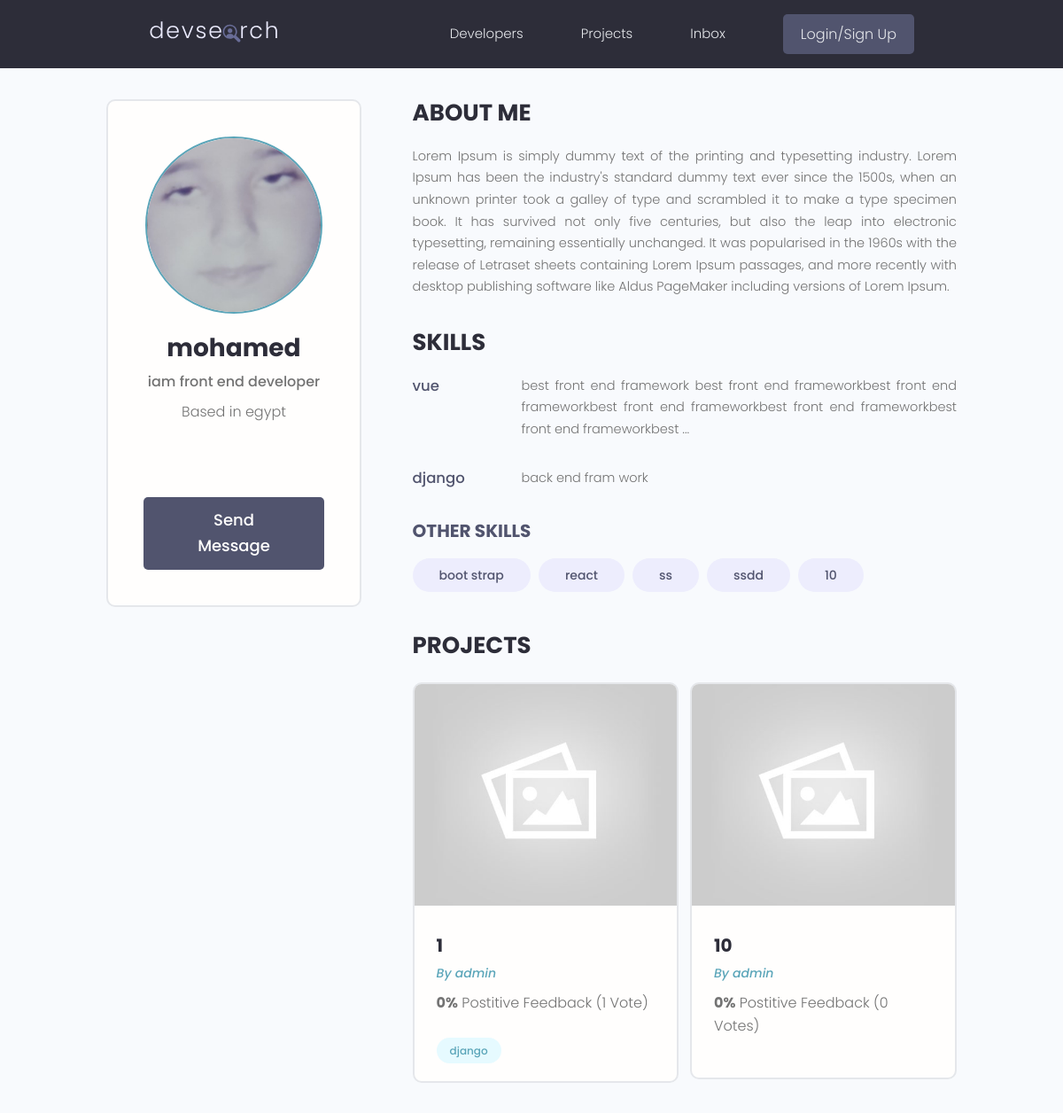
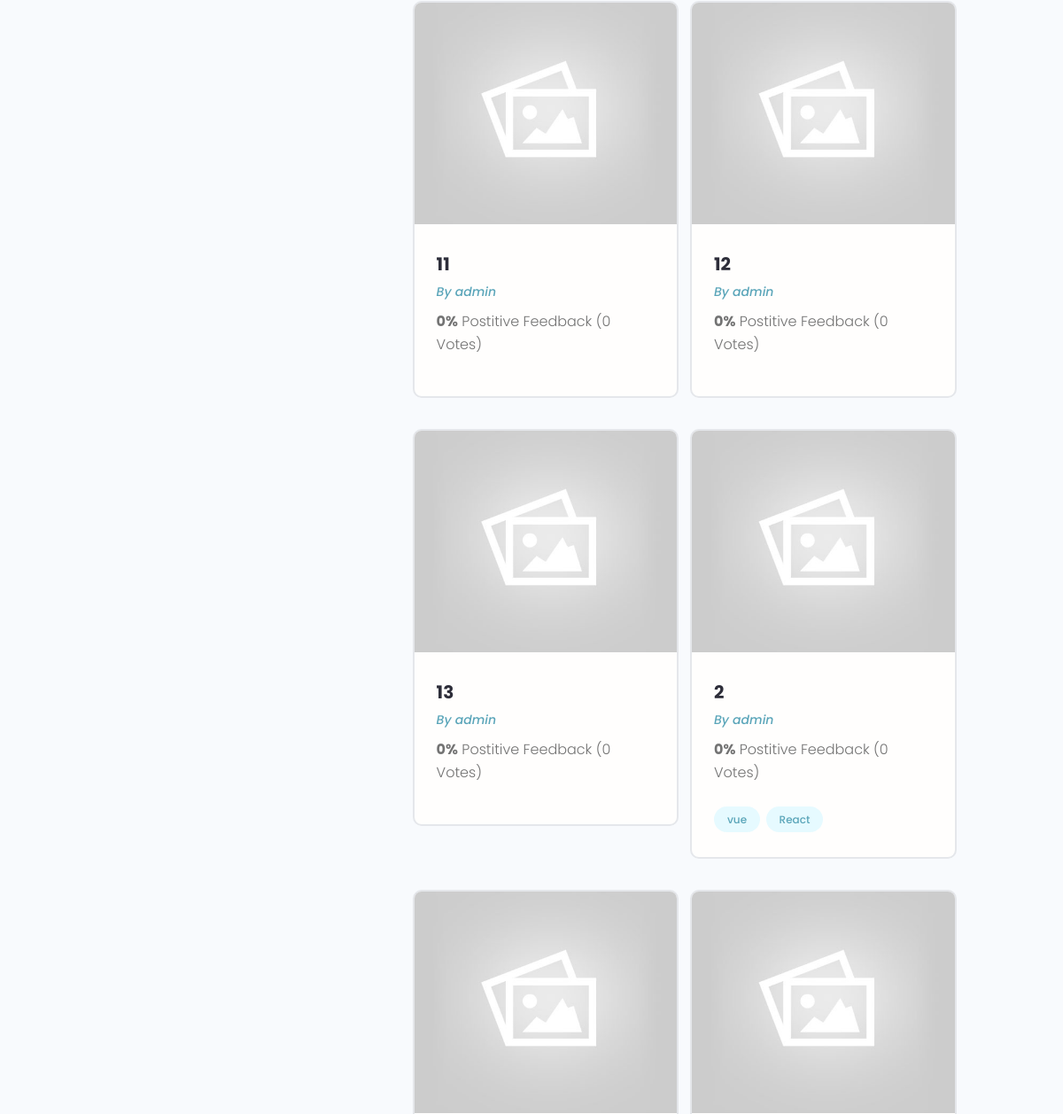
Page /profile/0748c0b3-2df6-4669-8013-1fe528268a94 (upper part) on the earlier database version (2 pictures, top to bottom).
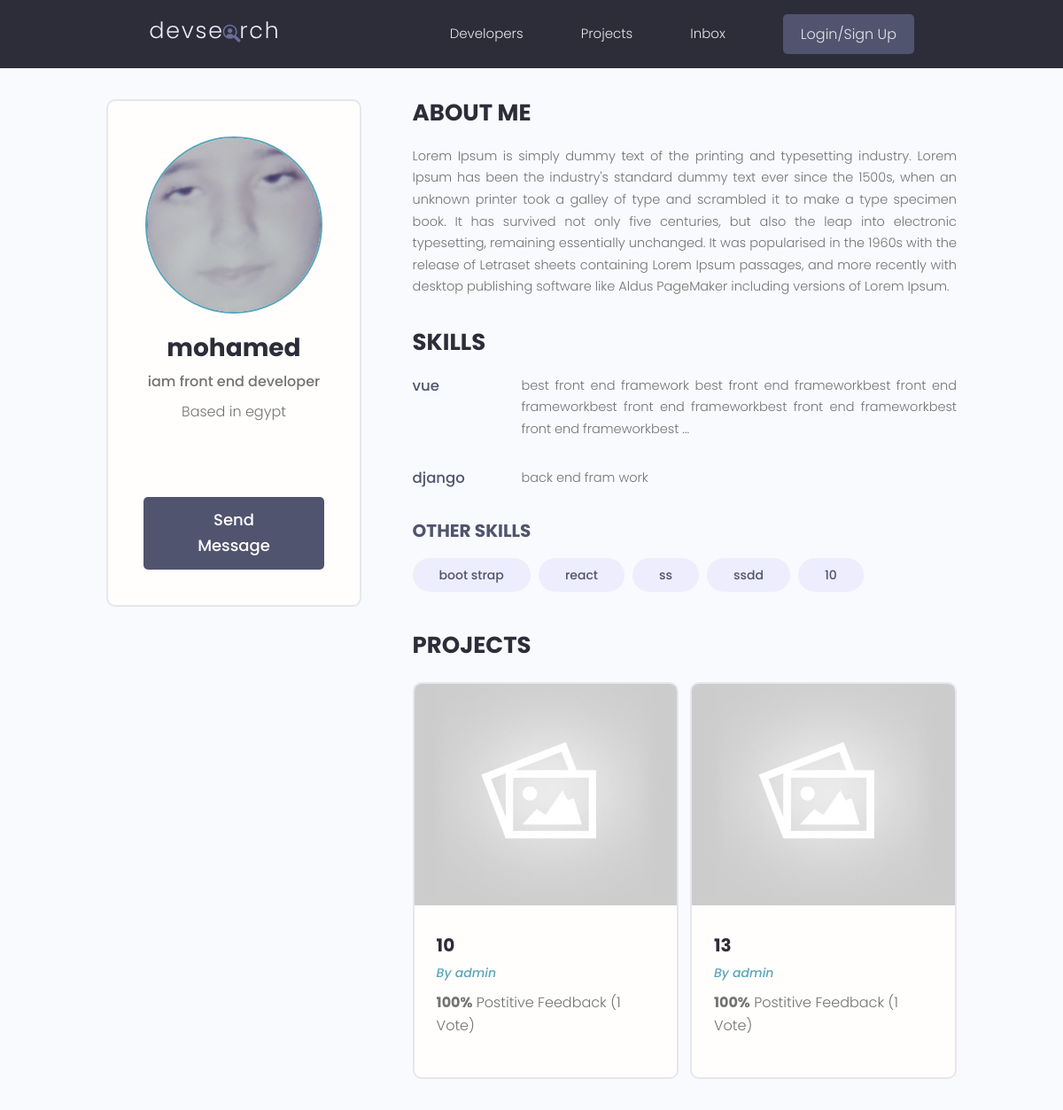
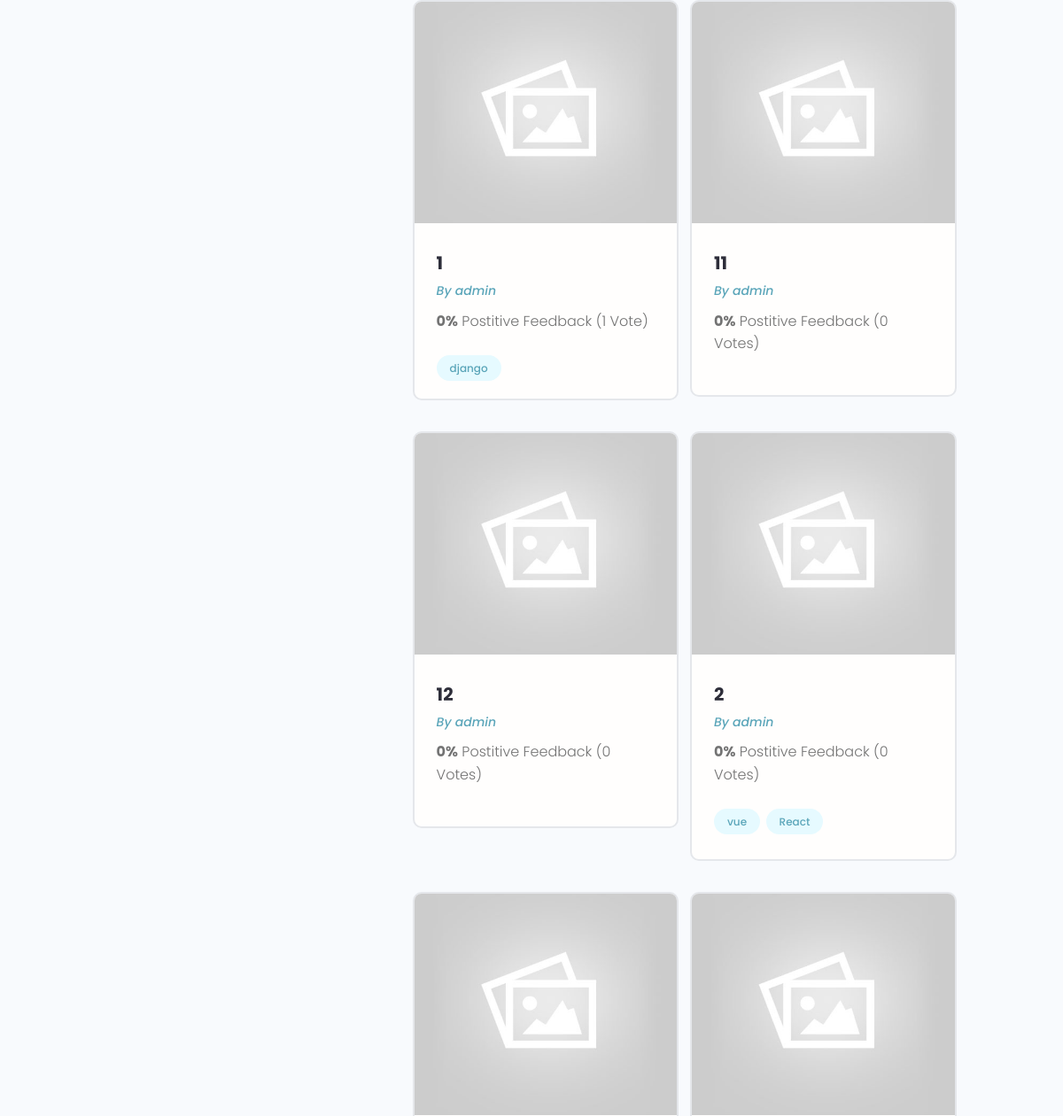
Same page on the later database version (2 pictures, top to bottom).
### users/models.py (models this page shows)
class Skill(models.Model):
    id = models.UUIDField(default=uuid.uuid4, unique=True,
                            primary_key=True, editable=False)
    owner = models.ForeignKey(Profile, on_delete=models.CASCADE)
    name = models.CharField(max_length=200, null=True, blank=True)
    description = models.TextField(null=True, blank=True)
    created = models.DateTimeField(auto_now_add=True)
    def __str__(self):
        return self.name

class Profile(models.Model):
    id = models.UUIDField(default=uuid.uuid4, unique=True,
                            primary_key=True, editable=False)
    user = models.OneToOneField(
        User, null=True, blank=True, on_delete=models.CASCADE)
    name = models.CharField(max_length=200, null=True, blank=True)
    user_name = models.CharField(max_length=200, null=True, blank=True)
    email = models.EmailField(null=True, blank=True)
    headline = models.CharField(max_length=800, null=True, blank=True)
    bio = models.TextField(null=True, blank=True)
    location = models.CharField(max_length=200, null=True, blank=True)
    profile_image = models.ImageField(
        null=True, blank=True, upload_to="profiles/", default="profiles/user-default.png")
    social_github = models.URLField(max_length=200, null=True, blank=True)
    social_twitter = models.URLField(max_length=200, null=True, blank=True)
    social_linkedin = models.URLField(max_length=200, null=True, blank=True)
    social_youtube = models.URLField(max_length=200, null=True, blank=True)
    social_website = models.URLField(max_length=200, null=True, blank=True)
    created = models.DateTimeField(auto_now_add=True)
    def __str__(self):
        return str(self.user.username)
    class Meta:
        ordering = ["created"]

### projects/models.py (models this page shows, shortened)
class Project(models.Model):
    id = models.UUIDField(default=uuid.uuid4, unique=True, primary_key=True, editable=False)
    owner = models.ForeignKey(Profile, null=True, blank=True, on_delete=models.SET_NULL)
    title = models.CharField(max_length=2000)
    description = models.TextField(null=True, blank=True)
    image = models.ImageField(default="default.jpg")
    tags = models.ManyToManyField('Tag', blank=True)
    demo_link = models.URLField(max_length=2000, null=True, blank=True)
    source_link = models.URLField(max_length=2000, null=True, blank=True)
    vote_total = models.IntegerField(default=0, null=True, blank=True)
    vote_ratio = models.IntegerField(default=0, null=True, blank=True)
    created = models.DateTimeField(auto_now_add=True)
    class Meta:
        ordering = ["-vote_ratio", "-vote_total", "title"]

class Tag(models.Model):
    id = models.UUIDField(default=uuid.uuid4, unique=True, primary_key=True, editable=False)
    name = models.CharField(max_length=300)
    created = models.DateTimeField(auto_now_add=True)
    def __str__(self):
        return self.name

### users/views.py (the view)
# urls.py: path('profile/<str:pk>', views.userProfile, name="user-profile"),
def userProfile(request, pk):
    profile = Profile.objects.get(id=pk)
    topSkills = profile.skill_set.exclude(description="")
    otherSkills = profile.skill_set.filter(description="")
    context = {
        "profile": profile,
        "topSkills": topSkills,
        "otherSkills": otherSkills
    }
    return render(request, "users/user_profile.html", context)

### users/templates/users/user_profile.html (shortened to what the changed rows need)
{% extends "main.html" %}
{% block content %}
<main class="profile my-md">
    <div class="container">
        <div class="layout">
            <div class="column column--1of3">
                <div class="card text-center">
                    <div class="card__body dev">
                        <img class="avatar avatar--xl" src="{{profile.profile_image.url}}" />
                        <h2 class="dev__name">{{profile.name}}</h2>
                        <p class="dev__title">{{profile.headline}}</p>
                        {% if profile.location %}
                        <p class="dev__location">Based in {{profile.location}}</p>
                        {% endif %}
                        <ul class="dev__social">
                        </ul>
                        <a href="#" class="btn btn--sub btn--lg">Send Message </a>
                    </div>
                </div>
            </div>
            <div class="column column--2of3">
                <div class="devInfo">
                    <h3 class="devInfo__title">About Me</h3>
                    <p class="devInfo__about">
                        {{profile.bio}}
                    </p>
                </div>
                <div class="devInfo">
                    <div class="devInfo__skills">
                        {% for skill in topSkills %}
                        <div class="devSkill">
                            <h4 class="devSkill__title">{{skill.name}}</h4>
                            <p class="devSkill__info">
                                {% if skill.description|length > 150 %}
                                    {{skill.description|slice:"150"}}...
                                {% else %}
                                    {{skill.description}}
                                {% endif %}
                            </p>
                        </div>
                        {% endfor %}
                        <div class="devInfo__otherSkills">
                            {% for skill in otherSkills %}
                            <span class="tag tag--pill tag--sub tag--lg">
                                <small>{{skill}}</small>
                            </span>
                            {% endfor %}
                        </div>
                    </div>
                </div>
                <div class="devInfo">
                    <div class="grid grid--two">
                        {% for project in profile.project_set.all %}
                        <div class="column">
                            <div class="card project">
                                <a href="{% url 'project' project.id %}" class="project">
                                    <img class="project__thumbnail" src="{{project.image.url}}"
                                        alt="project thumbnail" />
                                    <div class="card__body">
                                        <h3 class="project__title">{{project.title}}</h3>
                                        <p><a class="project__author" href="{% url 'user-profile' profile.id %}">By
                                                {{profile}}</a></p>
                                        <p class="project--rating">
                                            <span style="font-weight: bold;">{{project.vote_ratio}}%</span> Postitive
                                            Feedback ({{project.vote_total}} Vote{{project.vote_total|pluralize}})
                                        </p>
                                        <div class="project__tags">
                                            {% for tag in project.tags.all|slice:"5" %}
                                            <span class="tag tag--pill tag--main">
                                                <small>{{tag}}</small>
                                            </span>
                                            {% endfor %}
                                        </div>
                                    </div>
                                </a>
                            </div>
                        </div>
                        {% endfor %}
                    </div>
                </div>
            </div>
        </div>
    </div>
</main>
{% endblock %}

Differences in the rows shown:
changed Project (number 1 of 8 on the later page): vote_ratio "0" → "100"; vote_total "0" → "1"; moves up the list
changed Project (number 2 of 8 on the later page): vote_ratio "0" → "100"; vote_total "0" → "1"; moves up the list
